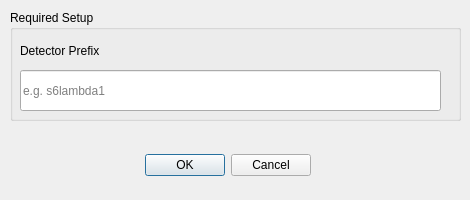
<?xml version="1.0" encoding="UTF-8"?>
<!--
Copyright © 2026, UChicago Argonne, LLC
All Rights Reserved
Software Name: DashPVA
By: Argonne National Laboratory

BSD OPEN SOURCE LICENSE

Redistribution and use in source and binary forms, with or without modification, are permitted provided that the following conditions are met:

1. Redistributions of source code must retain the above copyright notice, this list of conditions and the following disclaimer.
2. Redistributions in binary form must reproduce the above copyright notice, this list of conditions and the following disclaimer in the documentation and/or other materials provided with the distribution.
3. Neither the name of the copyright holder nor the names of its contributors may be used to endorse or promote products derived from this software without specific prior written permission.

******************************************************************************************************
DISCLAIMER

THIS SOFTWARE IS PROVIDED BY THE COPYRIGHT HOLDERS AND CONTRIBUTORS "AS IS" AND ANY EXPRESS OR IMPLIED WARRANTIES, INCLUDING, BUT NOT LIMITED TO, THE IMPLIED WARRANTIES OF MERCHANTABILITY AND FITNESS FOR A PARTICULAR PURPOSE ARE DISCLAIMED. IN NO EVENT SHALL THE COPYRIGHT HOLDER OR CONTRIBUTORS BE LIABLE FOR ANY DIRECT, INDIRECT, INCIDENTAL, SPECIAL, EXEMPLARY, OR CONSEQUENTIAL DAMAGES (INCLUDING, BUT NOT LIMITED TO, PROCUREMENT OF SUBSTITUTE GOODS OR SERVICES; LOSS OF USE, DATA, OR PROFITS; OR BUSINESS INTERRUPTION) HOWEVER CAUSED AND ON ANY THEORY OF LIABILITY, WHETHER IN CONTRACT, STRICT LIABILITY, OR TORT (INCLUDING NEGLIGENCE OR OTHERWISE) ARISING IN ANY WAY OUT OF THE USE OF THIS SOFTWARE, EVEN IF ADVISED OF THE POSSIBILITY OF SUCH DAMAGE.
******************************************************************************************************
-->

<ui version="4.0">
 <class>pv_config_dialog</class>
 <widget class="QDialog" name="pv_config_dialog">
  <property name="geometry">
   <rect>
    <x>0</x>
    <y>0</y>
    <width>470</width>
    <height>200</height>
   </rect>
  </property>
  <property name="windowTitle">
   <string>Dialog</string>
  </property>
  <widget class="QGroupBox" name="gb_viewer_setup">
   <property name="geometry">
    <rect>
     <x>10</x>
     <y>10</y>
     <width>451</width>
     <height>111</height>
    </rect>
   </property>
   <property name="title">
    <string>Required Setup</string>
   </property>
   <widget class="QLineEdit" name="le_input_channel">
    <property name="geometry">
     <rect>
      <x>10</x>
      <y>60</y>
      <width>421</width>
      <height>41</height>
     </rect>
    </property>
    <property name="text">
     <string></string>
    </property>
    <property name="placeholderText">
     <string>e.g. s6lambda1</string>
    </property>
   </widget>
   <widget class="QLabel" name="lbl_input_channel">
    <property name="geometry">
     <rect>
      <x>10</x>
      <y>30</y>
      <width>261</width>
      <height>21</height>
     </rect>
    </property>
    <property name="text">
     <string>Detector Prefix</string>
    </property>
   </widget>
  </widget>
  <widget class="QDialogButtonBox" name="btn_accept_reject">
   <property name="geometry">
    <rect>
     <x>130</x>
     <y>140</y>
     <width>181</width>
     <height>51</height>
    </rect>
   </property>
   <property name="standardButtons">
    <set>QDialogButtonBox::Cancel|QDialogButtonBox::Ok</set>
   </property>
  </widget>
 </widget>
 <tabstops>
  <tabstop>le_input_channel</tabstop>
 </tabstops>
 <resources/>
 <connections>
  <connection>
   <sender>btn_accept_reject</sender>
   <signal>accepted()</signal>
   <receiver>pv_config_dialog</receiver>
   <slot>accept()</slot>
   <hints>
    <hint type="sourcelabel">
     <x>230</x>
     <y>575</y>
    </hint>
    <hint type="destinationlabel">
     <x>234</x>
     <y>305</y>
    </hint>
   </hints>
  </connection>
  <connection>
   <sender>btn_accept_reject</sender>
   <signal>rejected()</signal>
   <receiver>pv_config_dialog</receiver>
   <slot>reject()</slot>
   <hints>
    <hint type="sourcelabel">
     <x>230</x>
     <y>575</y>
    </hint>
    <hint type="destinationlabel">
     <x>234</x>
     <y>305</y>
    </hint>
   </hints>
  </connection>
 </connections>
</ui>
